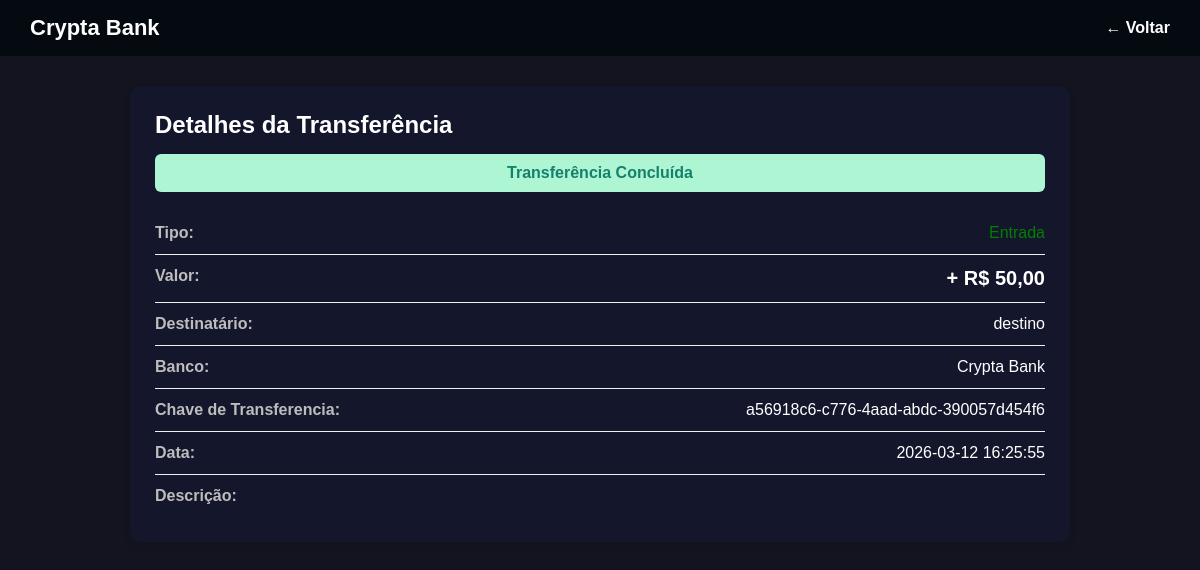
Page /painel/transferencia?id=1 on the committed database.
### tables this page shows
CREATE TABLE transfer_history(
    id INTEGER PRIMARY KEY AUTOINCREMENT,
    source_wallet TEXT,
    destiny_wallet TEXT,
    valor TEXT,
    dia DATE DEFAULT CURRENT_TIMESTAMP,
    transfer_status TEXT
);

CREATE TABLE users(
    id INTEGER PRIMARY KEY AUTOINCREMENT,
    nome TEXT,
    cpf TEXT,
    email TEXT UNIQUE,
    senha TEXT,
    conta_id TEXT UNIQUE,
    created_at TEXT
);

### cryptabank/routes.py (the view)
@app.route('/painel/transferencia')
def detalhe_transf():
    transf = request.args.get('id')
    transacao = database.get_transaction_by_id(transf)
    nome_destino = database.get_user_name_by_transfKey(transacao['destiny_wallet'])
    return render_template('painel_user/transf-detalhada.html', t=transacao, nome=nome_destino['nome'])

### cryptabank/models.py (called while the page is built)
    def get_user_name_by_transfKey(self, key):
        consulta = self.cur.execute('SELECT nome FROM users WHERE conta_id=?', (key,)).fetchone()
        return dict(consulta)

    def get_transaction_by_id(self, id):
        consulta = self.cur.execute('SELECT * FROM transfer_history WHERE id=?', (id,)).fetchone()
        obj = dict(consulta)
        obj['valor'] = int(obj['valor'])
        return obj

### cryptabank/templates/painel_user/transf-detalhada.html (shortened to what this page needs)
<!DOCTYPE html>
<html lang="pt-br">
<head>
    <link rel="stylesheet" href="{{ url_for('static', filename='css/style.css') }}">
</head>
<body>
<header>
    <h1>Crypta Bank</h1>
    <a href="{{ url_for('painel') }}" class="voltar">← Voltar</a>
</header>
<main class="container">
    <section class="card detalhes-transferencia">
        <h2>Detalhes da Transferência</h2>
        <div class="status sucesso">
            Transferência Concluída
        </div>
        <div class="linha">
            <span class="label">Tipo:</span>
            <span class="valor-texto entrada">Entrada</span>
        </div>
        <div class="linha">
            <span class="label">Valor:</span>
            <span class="valor-destaque">+ R$ {{ "%.2f"|format((t.valor|int / 100)|float)|replace('.', ',') }}</span>
        </div>
        <div class="linha">
            <span class="label">Destinatário:</span>
            <span>{{ nome }}</span>
        </div>
        <div class="linha">
            <span class="label">Banco:</span>
            <span>Crypta Bank</span>
        </div>
        <div class="linha">
            <span class="label">Chave de Transferencia:</span>
            <span>{{ t.destiny_wallet }}</span>
        </div>
        <div class="linha">
            <span class="label">Data:</span>
            <span>{{ t.dia }}</span>
        </div>
        <div class="linha">
            <span class="label">Descrição:</span>
        </div>
    </section>
</main>
</body>
</html>

### cryptabank/static/css/style.css (style rules this page uses)
:root { --cor1: rgb(20, 22, 44); --cor2: rgb(36, 40, 80); }
* { margin: 0; padding: 0; box-sizing: border-box; font-family: Arial, sans-serif; }
body { background-color: rgb(19, 20, 32); }
header { background-color: #050a10; color: white; display: flex; justify-content: space-between; align-items: center; padding: 15px 30px; }
header h1 { font-size: 22px; }
.container { padding: 30px; max-width: 1000px; margin: auto; }
.entrada { color: green; }
.card { background: var(--cor1); color: white; padding: 25px; border-radius: 10px; box-shadow: 0 4px 10px rgba(0,0,0,0.05); margin-bottom: 25px; }
.card h2, .card h3 { margin-bottom: 15px; }
::placeholder { color: rgb(211, 207, 207); }
.voltar { color: white; text-decoration: none; font-weight: bold; }
.detalhes-transferencia .status { padding: 10px; border-radius: 6px; margin-bottom: 20px; font-weight: bold; text-align: center; }
.status.sucesso { background-color: #aef5d4; color: #15806c; }
.linha { display: flex; justify-content: space-between; padding: 12px 0; border-bottom: 1px solid #eee; }
.linha:last-child { border-bottom: none; }
.label { font-weight: bold; color: #bdbdbd; }
.valor-destaque { font-size: 20px; font-weight: bold; }
.valor-texto.entrada { color: green; }

### rows in the picture
transfer_history: valor "50,00", destiny_wallet "a56918c6-c776-4aad-abdc-390057d454f6", dia "2026-03-12 16:25:55"
users: nome "destino"
